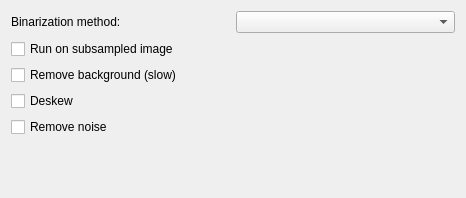
<?xml version="1.0" encoding="UTF-8"?>
<ui version="4.0">
 <class>PreprocessingOptions</class>
 <widget class="QWidget" name="PreprocessingOptions">
  <property name="geometry">
   <rect>
    <x>0</x>
    <y>0</y>
    <width>466</width>
    <height>198</height>
   </rect>
  </property>
  <property name="windowTitle">
   <string>Configure toolchain</string>
  </property>
  <layout class="QGridLayout" name="gridLayout">
   <item row="0" column="0">
    <layout class="QHBoxLayout" name="horizontalLayout_3">
     <item>
      <widget class="QLabel" name="label_3">
       <property name="text">
        <string>Binarization method:</string>
       </property>
      </widget>
     </item>
     <item>
      <widget class="QComboBox" name="bin_algoCbox"/>
     </item>
    </layout>
   </item>
   <item row="1" column="0">
    <widget class="QCheckBox" name="subsampleCb">
     <property name="text">
      <string>Run on subsampled image</string>
     </property>
    </widget>
   </item>
   <item row="2" column="0">
    <widget class="QCheckBox" name="remove_bgCb">
     <property name="text">
      <string>Remove background (slow)</string>
     </property>
    </widget>
   </item>
   <item row="3" column="0">
    <widget class="QCheckBox" name="deskewCb">
     <property name="text">
      <string>Deskew</string>
     </property>
    </widget>
   </item>
   <item row="4" column="0">
    <widget class="QCheckBox" name="remove_noiseCb">
     <property name="text">
      <string>Remove noise</string>
     </property>
    </widget>
   </item>
   <item row="5" column="0">
    <spacer name="verticalSpacer">
     <property name="orientation">
      <enum>Qt::Vertical</enum>
     </property>
     <property name="sizeHint" stdset="0">
      <size>
       <width>20</width>
       <height>48</height>
      </size>
     </property>
    </spacer>
   </item>
  </layout>
 </widget>
 <resources/>
 <connections/>
</ui>
